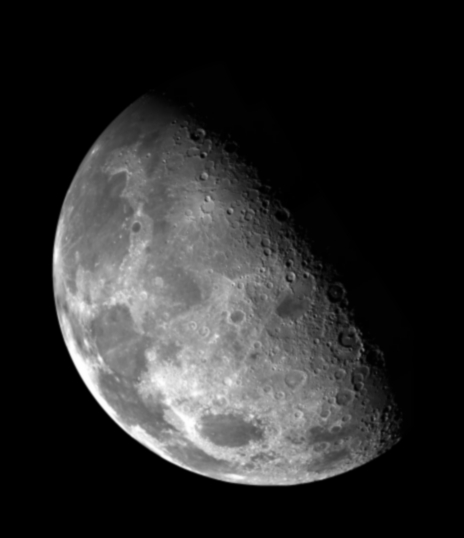
#> input picture Immagini/luna.jpg, 464 x 538 px, found by its file name
$ python filtri_sharpening.py
#> lines starting #> are read from the running program, lines starting #| are printed output that depends on the picture; after the words box and inside, x2 and y2 are one past the last pixel; in counts of white or black regions, pixels touching at a corner belong together
### Librerie/mylib.py
# -*- coding: utf-8 -*-
"""
Created on Fri Mar 14 19:36:55 2025

@author: david
"""

import numpy as np # importa Numpy
import matplotlib.pyplot as plt # importa Matplotlib
import scipy.ndimage as ndi # importa Scipy per le immagini
import skimage.io as io # importa il modulo Input/Output di SK-Image
from skimage.exposure import equalize_hist
from skimage.transform import rescale
from skimage.transform import warp, rotate

def leggiJpeg(nomefile):
#> called with nomefile = '../immagini/luna.jpg'
    x = io.imread(nomefile)
#> x is the input picture: shape (538, 464); min 0, max 255, mean 42.6
    return x;
    # plt.figure()
    # plt.imshow(x, clim=[0,255], cmap='gray')

def showImage(x, label): #mostra immagine con parametri None e Gray
    plt.figure()
    plt.imshow(x, clim=None, cmap='gray')
    plt.title(label)

# [40 lines left out: functions showHist, vediRAW, fshs, glob_equaliz, loc_equaliz, not called in this run]

def deforma(x,c,d):
    x= x[::c, ::d]
    return x

# [10 lines left out: function ruota, not called in this run]

def rgb2cmy(x): #cmy sono le complementari di rgb
    y = 1.0 - x
    return y

# [10 lines left out: function rgb2cmyk, not called in this run]

def cmy2rgb(x):
    return 1-x

### Ex3/filtri_sharpening.py
# -*- coding: utf-8 -*-
"""
Created on Tue Mar 25 11:48:08 2025

@author: DavideDiMatteo
"""

import numpy as np # importa Numpy
import matplotlib.pyplot as plt # importa Matplotlib
import scipy.ndimage as ndi # importa Scipy per le immagini
import skimage.io as io # importa il modulo Input/Output di SK-Image
import scipy.ndimage as ndi
import mylib as ml

# #FILTRI DI SHARPENING
# Obiettivo dei filtri di sharpening `e quello di evidenziare o enfatizzare i dettagli di un’immagine. A tal fine si
# utilizzano operazioni che coinvolgono derivazioni del primo e secondo ordine in termini di differenze tra i valori
# dei pixel di un’immagine. Provate il filtro laplaciano sull’immagine luna.jpg e visualizzate il risultato:

x = ml.leggiJpeg('../immagini/luna.jpg')
x = np.float64(x);
ml.showImage(x, 'luna')
plt.colorbar()

h = np.array ( [[0,1,0],[1,-4,1],[0,1,0]])
y = ndi.correlate(x,h);
ml.showImage(y, 'filtrata sharp')
plt.colorbar()

# #se provo ad invertire i segni della maschera del filtro che succede?
# h = np.array ( [[0,-1,0],[-1,4,-1],[0,-1,0]])
# y = ndi.correlate(x,h);
# ml.showImage(y, 'filtrata sharp invertita')
# plt.colorbar()

# #enfatizziamo dettagli dell'immagine originale sommando il laplaciano

# #ASCOLTA NOTA ORE 11:57 nella registrazione

z= x - y
ml.showImage(z, 'enanchement')

plt.close('all')


# #POINT e LINE DETECTION
x= ml.leggiJpeg('../immagini/turbina.jpg')
#> call 2 of leggiJpeg, with nomefile = '../immagini/turbina.jpg'
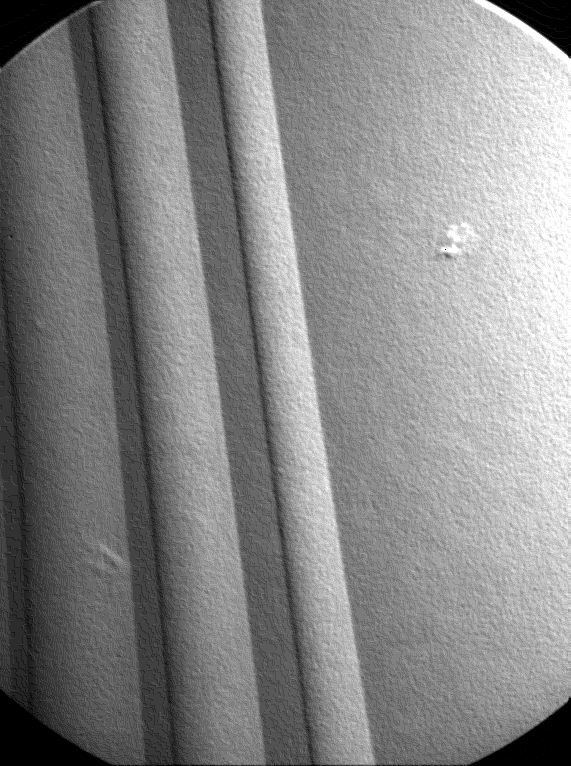
#> input picture Immagini/turbina.jpg, 571 x 766 px, found by its file name
#> in leggiJpeg, x is the input picture: shape (766, 571); min 0, max 255, mean 134.3
x = np.float64(x)
ml.showImage(x,'turbina')
plt.colorbar();

h = np.array([ [-1,-1,-1],[-1,8,-1],[-1,-1,-1]])
y = ndi.correlate(x,h);
#> y: shape (766, 571) float64

ml.showImage(y, 'filtraggio con prima maschera')

# #vediamo che il range è molto frande e i valori tra 0 e  500 sono prevalenti, quindi non vedrò quelli a -2000
# #per risolvere questo problema imposto una soglia di valori che mi limita l'intervallo di visualizzazione

z = np.abs(y)
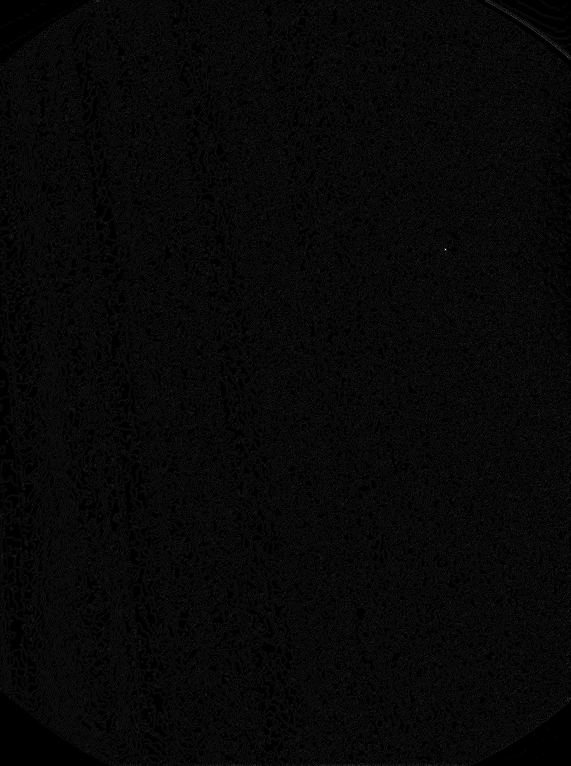
#> z: shape (766, 571) float64; min 0, max 2025, mean 62.6; drawn with min black and max white
th = 0.9*np.max(z)
#> th = 1822.5
mask = z>th
#> mask: shape (766, 571) bool; 0% white in thin lines or dots, all inside (x1, y1, x2, y2) = (445, 249, 446, 250)

ml.showImage(mask, 'maschera')
plt.colorbar()

plt.close('all')

# #LINE DETECTION
#applico filtri all'immagine quadrato
x= ml.leggiJpeg('../immagini/quadrato.jpg')
#> call 3 of leggiJpeg, with nomefile = '../immagini/quadrato.jpg'
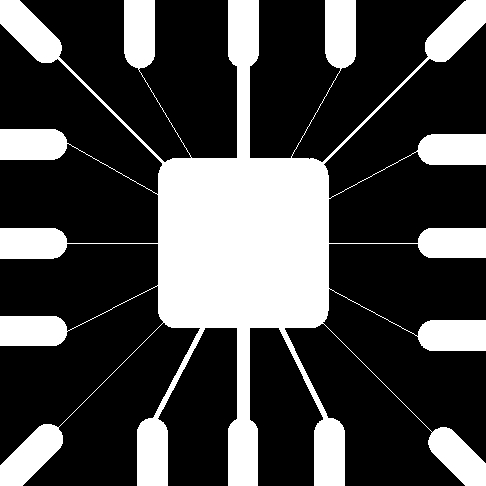
#> input picture Immagini/quadrato.jpg, 486 x 486 px, found by its file name
#> in leggiJpeg, x is the input picture: shape (486, 486); min 0, max 255, mean 71.5
x = np.float64(x)
ml.showImage(x,'quadrato')
plt.colorbar();

h1 = np.array([[-1,-1,-1],[2,2,2],[-1,-1,-1]])
y1 = ndi.correlate(x,h1)
ml.showImage(y1,'filtro 1 - varizioni verticali')
plt.colorbar();

h2 = np.array([[-1,-1,2],[-1,2,-1],[2,-1,-1]])
y2 = ndi.correlate(x,h2)
ml.showImage(y2,'filtro 2 - varizioni diagonale 2')
plt.colorbar();

h3 = np.array([[2,-1,-1],[-1,2,-1],[-1,-1,2]])
y3 = ndi.correlate(x,h3)
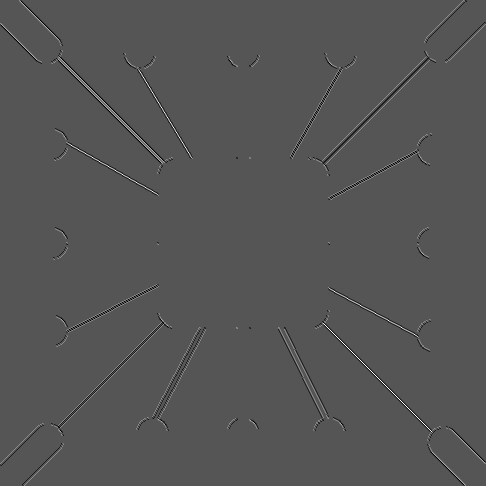
#> y3: shape (486, 486) float64; min -766, max 1530, mean 0; drawn with min black and max white
ml.showImage(y3,'filtro 2 - varizioni diagonale 1')
plt.colorbar();

h4 = np.array([[-1,2,-1],[-1,2,-1],[-1,2,-1]])
y4 = ndi.correlate(x,h4)
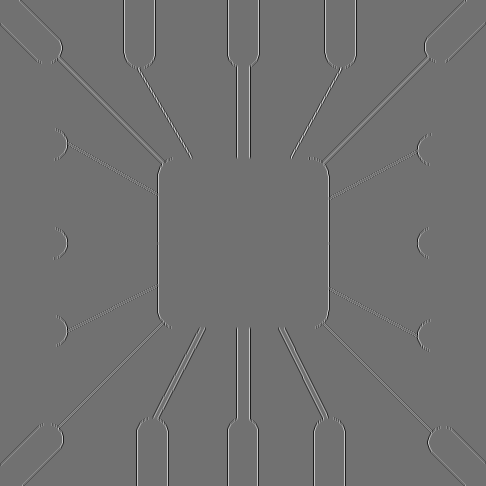
#> y4: shape (486, 486) float64; min -1020, max 1275, mean 0; drawn with min black and max white
ml.showImage(y4,'filtro 2 - varizioni orizzontali')
plt.colorbar();

# #Quindi effettuate l’elaborazione che vi permette di
# # produrre un’unica mappa in cui sono presenti linee di qualsiasi tipo nell’immagine. Fate attenzione alla scelta
# # della soglia e al fatto che le maschere cos`ı definite vi permettono di rilevare bordi spessi un pixel.

# #voglio fare una nuova immagine che per ogni pixel prende il massimo fra le 4
z= np.stack((y1,y2,y3,y4), -1 ) #impilo lungo la terza direzione
#> z: shape (486, 486, 4) float64
z= np.max(z, -1);
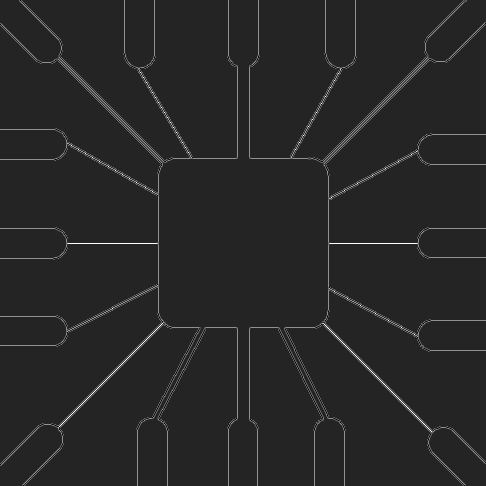
#> z: shape (486, 486) float64; min -255, max 1530, mean 23.2; drawn with min black and max white

plt.imshow(z, clim=[0,255], cmap='gray')
plt.title ('filtraggio finale')
plt.colorbar();

plt.close('all')
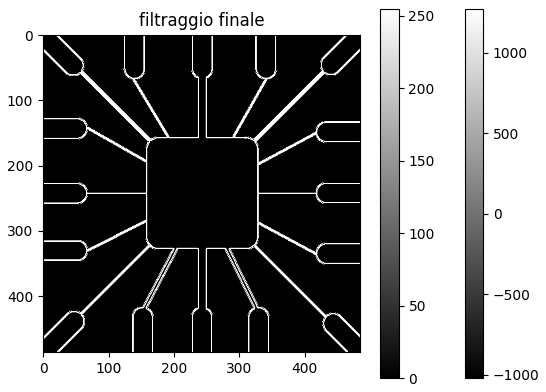
#> figure drawn by matplotlib, 3 panels

# #FINIRE ESERCITAZIONE
# #2.2
# Realizzate l’edge detection dell’immagine house.y di dimensioni 512×512 usando le maschere di Sobel per il calcolo
# del gradiente e scegliendo il valore della soglia pari a T = 1.5*np.mean(grad). Visualizzate l’immagine
# originale, il gradiente e la mappa dei contorni.
#> (the run stopped early here; a loop or call above may not have finished)
